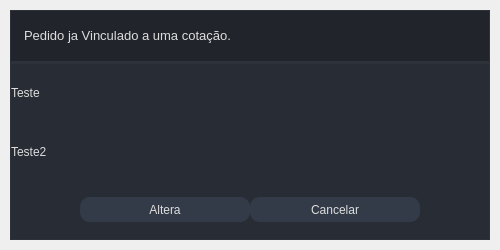
<?xml version="1.0" encoding="UTF-8"?>
<ui version="4.0">
 <author>Wanderson M. Pimenta</author>
 <class>MainWindow</class>
 <widget class="QMainWindow" name="MainWindow">
  <property name="geometry">
   <rect>
    <x>0</x>
    <y>0</y>
    <width>500</width>
    <height>250</height>
   </rect>
  </property>
  <property name="minimumSize">
   <size>
    <width>500</width>
    <height>250</height>
   </size>
  </property>
  <property name="maximumSize">
   <size>
    <width>500</width>
    <height>250</height>
   </size>
  </property>
  <property name="windowTitle">
   <string>MainWindow</string>
  </property>
  <widget class="QWidget" name="styleSheet">
   <property name="minimumSize">
    <size>
     <width>500</width>
     <height>250</height>
    </size>
   </property>
   <property name="maximumSize">
    <size>
     <width>500</width>
     <height>250</height>
    </size>
   </property>
   <property name="font">
    <font>
     <pointsize>10</pointsize>
     <italic>false</italic>
     <bold>false</bold>
    </font>
   </property>
   <property name="styleSheet">
    <string notr="true">/* /////////////////////////////////////////////////////////////////////////////////////////////////

SET APP STYLESHEET - FULL STYLES HERE
DARK THEME - DRACULA COLOR BASED

///////////////////////////////////////////////////////////////////////////////////////////////// */

QWidget{
	color: rgb(221, 221, 221);
	font: 10pt &quot;Segoe UI&quot;;
}

/* /////////////////////////////////////////////////////////////////////////////////////////////////
Tooltip */
QToolTip {
	color: #ffffff;
	background-color: rgba(33, 37, 43, 180);
	border: 1px solid rgb(44, 49, 58);
	background-image: none;
	background-position: left center;
    background-repeat: no-repeat;
	border: none;
	border-left: 2px solid rgb(255, 121, 198);
	text-align: left;
	padding-left: 8px;
	margin: 0px;
}

/* /////////////////////////////////////////////////////////////////////////////////////////////////
Bg App */
#bgApp {	
	background-color: rgb(40, 44, 52);
	border: 1px solid rgb(44, 49, 58);
}

/* /////////////////////////////////////////////////////////////////////////////////////////////////
Left Menu */
#leftMenuBg {	
	background-color: rgb(33, 37, 43);
}
#topLogo {
	background-color: rgb(33, 37, 43);
	background-image: url(:/images/images/images/PyDracula.png);
	background-position: centered;
	background-repeat: no-repeat;
}
#titleLeftApp { font: 63 12pt &quot;Segoe UI Semibold&quot;; }
#titleLeftDescription { font: 8pt &quot;Segoe UI&quot;; color: rgb(189, 147, 249); }

/* MENUS */
#topMenu .QPushButton {	
	background-position: left center;
    background-repeat: no-repeat;
	border: none;
	border-left: 22px solid transparent;
	background-color: transparent;
	text-align: left;
	padding-left: 44px;
}
#topMenu .QPushButton:hover {
	background-color: rgb(40, 44, 52);
}
#topMenu .QPushButton:pressed {	
	background-color: rgb(189, 147, 249);
	color: rgb(255, 255, 255);
}
#bottomMenu .QPushButton {	
	background-position: left center;
    background-repeat: no-repeat;
	border: none;
	border-left: 20px solid transparent;
	background-color:transparent;
	text-align: left;
	padding-left: 44px;
}
#bottomMenu .QPushButton:hover {
	background-color: rgb(40, 44, 52);
}
#bottomMenu .QPushButton:pressed {	
	background-color: rgb(189, 147, 249);
	color: rgb(255, 255, 255);
}
#leftMenuFrame{
	border-top: 3px solid rgb(44, 49, 58);
}

/* Toggle Button */
#toggleButton {
	background-position: left center;
    background-repeat: no-repeat;
	border: none;
	border-left: 20px solid transparent;
	background-color: rgb(37, 41, 48);
	text-align: left;
	padding-left: 44px;
	color: rgb(113, 126, 149);
}
#toggleButton:hover {
	background-color: rgb(40, 44, 52);
}
#toggleButton:pressed {
	background-color: rgb(189, 147, 249);
}

/* Title Menu */
#titleRightInfo { padding-left: 10px; }


/* /////////////////////////////////////////////////////////////////////////////////////////////////
Extra Tab */
#extraLeftBox {	
	background-color: rgb(44, 49, 58);
}
#extraTopBg{	
	background-color: rgb(189, 147, 249)
}

/* Icon */
#extraIcon {
	background-position: center;
	background-repeat: no-repeat;
	background-image: url(:/icons/images/icons/icon_settings.png);
}

/* Label */
#extraLabel { color: rgb(255, 255, 255); }

/* Btn Close */
#extraCloseColumnBtn { background-color: rgba(255, 255, 255, 0); border: none;  border-radius: 5px; }
#extraCloseColumnBtn:hover { background-color: rgb(196, 161, 249); border-style: solid; border-radius: 4px; }
#extraCloseColumnBtn:pressed { background-color: rgb(180, 141, 238); border-style: solid; border-radius: 4px; }

/* Extra Content */
#extraContent{
	border-top: 3px solid rgb(40, 44, 52);
}

/* Extra Top Menus */
#extraTopMenu .QPushButton {
background-position: left center;
    background-repeat: no-repeat;
	border: none;
	border-left: 22px solid transparent;
	background-color:transparent;
	text-align: left;
	padding-left: 44px;
}
#extraTopMenu .QPushButton:hover {
	background-color: rgb(40, 44, 52);
}
#extraTopMenu .QPushButton:pressed {	
	background-color: rgb(189, 147, 249);
	color: rgb(255, 255, 255);
}

/* /////////////////////////////////////////////////////////////////////////////////////////////////
Content App */
#contentTopBg{	
	background-color: rgb(33, 37, 43);
}
#contentBottom{
	border-top: 3px solid rgb(44, 49, 58);
}

/* Top Buttons */
#rightButtons .QPushButton { background-color: rgba(255, 255, 255, 0); border: none;  border-radius: 5px; }
#rightButtons .QPushButton:hover { background-color: rgb(44, 49, 57); border-style: solid; border-radius: 4px; }
#rightButtons .QPushButton:pressed { background-color: rgb(23, 26, 30); border-style: solid; border-radius: 4px; }

/* Theme Settings */
#extraRightBox { background-color: rgb(44, 49, 58); }
#themeSettingsTopDetail { background-color: rgb(189, 147, 249); }

/* Bottom Bar */
#bottomBar { background-color: rgb(44, 49, 58); }
#bottomBar QLabel { font-size: 11px; color: rgb(113, 126, 149); padding-left: 10px; padding-right: 10px; padding-bottom: 2px; }

/* CONTENT SETTINGS */
/* MENUS */
#contentSettings .QPushButton {	
	background-position: left center;
    background-repeat: no-repeat;
	border: none;
	border-left: 22px solid transparent;
	background-color:transparent;
	text-align: left;
	padding-left: 44px;
}
#contentSettings .QPushButton:hover {
	background-color: rgb(40, 44, 52);
}
#contentSettings .QPushButton:pressed {	
	background-color: rgb(189, 147, 249);
	color: rgb(255, 255, 255);
}

/* /////////////////////////////////////////////////////////////////////////////////////////////////
QTableWidget */
QTableWidget {	
	background-color: transparent;
	padding: 10px;
	border-radius: 5px;
	gridline-color: rgb(44, 49, 58);
	border-bottom: 1px solid rgb(44, 49, 60);
}
QTableWidget::item{
	border-color: rgb(44, 49, 60);
	padding-left: 5px;
	padding-right: 5px;
	gridline-color: rgb(44, 49, 60);
}
QTableWidget::item:selected{
	background-color: rgb(189, 147, 249);
}
QHeaderView::section{
	background-color: rgb(33, 37, 43);
	max-width: 30px;
	border: 1px solid rgb(44, 49, 58);
	border-style: none;
    border-bottom: 1px solid rgb(44, 49, 60);
    border-right: 1px solid rgb(44, 49, 60);
}
QTableWidget::horizontalHeader {	
	background-color: rgb(33, 37, 43);
}
QHeaderView::section:horizontal
{
    border: 1px solid rgb(33, 37, 43);
	background-color: rgb(33, 37, 43);
	padding: 3px;
	border-top-left-radius: 7px;
    border-top-right-radius: 7px;
}
QHeaderView::section:vertical
{
    border: 1px solid rgb(44, 49, 60);
}

/* /////////////////////////////////////////////////////////////////////////////////////////////////
LineEdit */
QLineEdit {
	background-color: rgb(33, 37, 43);
	border-radius: 5px;
	border: 2px solid rgb(33, 37, 43);
	padding-left: 10px;
	selection-color: rgb(255, 255, 255);
	selection-background-color: rgb(255, 121, 198);
}
QLineEdit:hover {
	border: 2px solid rgb(64, 71, 88);
}
QLineEdit:focus {
	border: 2px solid rgb(91, 101, 124);
}

/* /////////////////////////////////////////////////////////////////////////////////////////////////
PlainTextEdit */
QPlainTextEdit {
	background-color: rgb(27, 29, 35);
	border-radius: 5px;
	padding: 10px;
	selection-color: rgb(255, 255, 255);
	selection-background-color: rgb(255, 121, 198);
}
QPlainTextEdit  QScrollBar:vertical {
    width: 8px;
 }
QPlainTextEdit  QScrollBar:horizontal {
    height: 8px;
 }
QPlainTextEdit:hover {
	border: 2px solid rgb(64, 71, 88);
}
QPlainTextEdit:focus {
	border: 2px solid rgb(91, 101, 124);
}

/* /////////////////////////////////////////////////////////////////////////////////////////////////
ScrollBars */
QScrollBar:horizontal {
    border: none;
    background: rgb(52, 59, 72);
    height: 8px;
    margin: 0px 21px 0 21px;
	border-radius: 0px;
}
QScrollBar::handle:horizontal {
    background: rgb(189, 147, 249);
    min-width: 25px;
	border-radius: 4px
}
QScrollBar::add-line:horizontal {
    border: none;
    background: rgb(55, 63, 77);
    width: 20px;
	border-top-right-radius: 4px;
    border-bottom-right-radius: 4px;
    subcontrol-position: right;
    subcontrol-origin: margin;
}
QScrollBar::sub-line:horizontal {
    border: none;
    background: rgb(55, 63, 77);
    width: 20px;
	border-top-left-radius: 4px;
    border-bottom-left-radius: 4px;
    subcontrol-position: left;
    subcontrol-origin: margin;
}
QScrollBar::up-arrow:horizontal, QScrollBar::down-arrow:horizontal
{
     background: none;
}
QScrollBar::add-page:horizontal, QScrollBar::sub-page:horizontal
{
     background: none;
}
 QScrollBar:vertical {
	border: none;
    background: rgb(52, 59, 72);
    width: 8px;
    margin: 21px 0 21px 0;
	border-radius: 0px;
 }
 QScrollBar::handle:vertical {	
	background: rgb(189, 147, 249);
    min-height: 25px;
	border-radius: 4px
 }
 QScrollBar::add-line:vertical {
     border: none;
    background: rgb(55, 63, 77);
     height: 20px;
	border-bottom-left-radius: 4px;
    border-bottom-right-radius: 4px;
     subcontrol-position: bottom;
     subcontrol-origin: margin;
 }
 QScrollBar::sub-line:vertical {
	border: none;
    background: rgb(55, 63, 77);
     height: 20px;
	border-top-left-radius: 4px;
    border-top-right-radius: 4px;
     subcontrol-position: top;
     subcontrol-origin: margin;
 }
 QScrollBar::up-arrow:vertical, QScrollBar::down-arrow:vertical {
     background: none;
 }

 QScrollBar::add-page:vertical, QScrollBar::sub-page:vertical {
     background: none;
 }

/* /////////////////////////////////////////////////////////////////////////////////////////////////
CheckBox */
QCheckBox::indicator {
    border: 3px solid rgb(52, 59, 72);
	width: 15px;
	height: 15px;
	border-radius: 10px;
    background: rgb(44, 49, 60);
}
QCheckBox::indicator:hover {
    border: 3px solid rgb(58, 66, 81);
}
QCheckBox::indicator:checked {
    background: 3px solid rgb(52, 59, 72);
	border: 3px solid rgb(52, 59, 72);	
	background-image: url(:/icons/images/icons/cil-check-alt.png);
}

/* /////////////////////////////////////////////////////////////////////////////////////////////////
RadioButton */
QRadioButton::indicator {
    border: 3px solid rgb(52, 59, 72);
	width: 15px;
	height: 15px;
	border-radius: 10px;
    background: rgb(44, 49, 60);
}
QRadioButton::indicator:hover {
    border: 3px solid rgb(58, 66, 81);
}
QRadioButton::indicator:checked {
    background: 3px solid rgb(94, 106, 130);
	border: 3px solid rgb(52, 59, 72);	
}

/* /////////////////////////////////////////////////////////////////////////////////////////////////
ComboBox */
QComboBox{
	background-color: rgb(27, 29, 35);
	border-radius: 5px;
	border: 2px solid rgb(33, 37, 43);
	padding: 5px;
	padding-left: 10px;
}
QComboBox:hover{
	border: 2px solid rgb(64, 71, 88);
}
QComboBox::drop-down {
	subcontrol-origin: padding;
	subcontrol-position: top right;
	width: 25px; 
	border-left-width: 3px;
	border-left-color: rgba(39, 44, 54, 150);
	border-left-style: solid;
	border-top-right-radius: 3px;
	border-bottom-right-radius: 3px;	
	background-image: url(:/icons/images/icons/cil-arrow-bottom.png);
	background-position: center;
	background-repeat: no-reperat;
 }
QComboBox QAbstractItemView {
	color: rgb(255, 121, 198);	
	background-color: rgb(33, 37, 43);
	padding: 10px;
	selection-background-color: rgb(39, 44, 54);
}

/* /////////////////////////////////////////////////////////////////////////////////////////////////
Sliders */
QSlider::groove:horizontal {
    border-radius: 5px;
    height: 10px;
	margin: 0px;
	background-color: rgb(52, 59, 72);
}
QSlider::groove:horizontal:hover {
	background-color: rgb(55, 62, 76);
}
QSlider::handle:horizontal {
    background-color: rgb(189, 147, 249);
    border: none;
    height: 10px;
    width: 10px;
    margin: 0px;
	border-radius: 5px;
}
QSlider::handle:horizontal:hover {
    background-color: rgb(195, 155, 255);
}
QSlider::handle:horizontal:pressed {
    background-color: rgb(255, 121, 198);
}

QSlider::groove:vertical {
    border-radius: 5px;
    width: 10px;
    margin: 0px;
	background-color: rgb(52, 59, 72);
}
QSlider::groove:vertical:hover {
	background-color: rgb(55, 62, 76);
}
QSlider::handle:vertical {
    background-color: rgb(189, 147, 249);
	border: none;
    height: 10px;
    width: 10px;
    margin: 0px;
	border-radius: 5px;
}
QSlider::handle:vertical:hover {
    background-color: rgb(195, 155, 255);
}
QSlider::handle:vertical:pressed {
    background-color: rgb(255, 121, 198);
}

/* /////////////////////////////////////////////////////////////////////////////////////////////////
CommandLinkButton */
QCommandLinkButton {	
	color: rgb(255, 121, 198);
	border-radius: 5px;
	padding: 5px;
	color: rgb(255, 170, 255);
}
QCommandLinkButton:hover {	
	color: rgb(255, 170, 255);
	background-color: rgb(44, 49, 60);
}
QCommandLinkButton:pressed {	
	color: rgb(189, 147, 249);
	background-color: rgb(52, 58, 71);
}

/* /////////////////////////////////////////////////////////////////////////////////////////////////
Button */
#pagesContainer QPushButton {
	border: 2px solid rgb(52, 59, 72);
	border-radius: 5px;	
	background-color: rgb(52, 59, 72);
}
#pagesContainer QPushButton:hover {
	background-color: rgb(57, 65, 80);
	border: 2px solid rgb(61, 70, 86);
}
#pagesContainer QPushButton:pressed {	
	background-color: rgb(35, 40, 49);
	border: 2px solid rgb(43, 50, 61);
}

</string>
   </property>
   <layout class="QVBoxLayout" name="appMargins">
    <property name="spacing">
     <number>0</number>
    </property>
    <property name="leftMargin">
     <number>10</number>
    </property>
    <property name="topMargin">
     <number>10</number>
    </property>
    <property name="rightMargin">
     <number>10</number>
    </property>
    <property name="bottomMargin">
     <number>10</number>
    </property>
    <item>
     <widget class="QFrame" name="bgApp">
      <property name="styleSheet">
       <string notr="true"/>
      </property>
      <property name="frameShape">
       <enum>QFrame::NoFrame</enum>
      </property>
      <property name="frameShadow">
       <enum>QFrame::Raised</enum>
      </property>
      <layout class="QHBoxLayout" name="appLayout">
       <property name="spacing">
        <number>0</number>
       </property>
       <property name="leftMargin">
        <number>0</number>
       </property>
       <property name="topMargin">
        <number>0</number>
       </property>
       <property name="rightMargin">
        <number>0</number>
       </property>
       <property name="bottomMargin">
        <number>0</number>
       </property>
       <item>
        <widget class="QFrame" name="contentBox">
         <property name="frameShape">
          <enum>QFrame::NoFrame</enum>
         </property>
         <property name="frameShadow">
          <enum>QFrame::Raised</enum>
         </property>
         <layout class="QVBoxLayout" name="verticalLayout_2">
          <property name="spacing">
           <number>0</number>
          </property>
          <property name="leftMargin">
           <number>0</number>
          </property>
          <property name="topMargin">
           <number>0</number>
          </property>
          <property name="rightMargin">
           <number>0</number>
          </property>
          <property name="bottomMargin">
           <number>0</number>
          </property>
          <item>
           <widget class="QFrame" name="contentTopBg">
            <property name="minimumSize">
             <size>
              <width>0</width>
              <height>50</height>
             </size>
            </property>
            <property name="maximumSize">
             <size>
              <width>16777215</width>
              <height>50</height>
             </size>
            </property>
            <property name="frameShape">
             <enum>QFrame::NoFrame</enum>
            </property>
            <property name="frameShadow">
             <enum>QFrame::Raised</enum>
            </property>
            <layout class="QHBoxLayout" name="horizontalLayout">
             <property name="spacing">
              <number>0</number>
             </property>
             <property name="leftMargin">
              <number>0</number>
             </property>
             <property name="topMargin">
              <number>0</number>
             </property>
             <property name="rightMargin">
              <number>10</number>
             </property>
             <property name="bottomMargin">
              <number>0</number>
             </property>
             <item>
              <widget class="QFrame" name="leftBox">
               <property name="sizePolicy">
                <sizepolicy hsizetype="Expanding" vsizetype="Preferred">
                 <horstretch>0</horstretch>
                 <verstretch>0</verstretch>
                </sizepolicy>
               </property>
               <property name="frameShape">
                <enum>QFrame::NoFrame</enum>
               </property>
               <property name="frameShadow">
                <enum>QFrame::Raised</enum>
               </property>
               <layout class="QHBoxLayout" name="horizontalLayout_3">
                <property name="spacing">
                 <number>0</number>
                </property>
                <property name="leftMargin">
                 <number>0</number>
                </property>
                <property name="topMargin">
                 <number>0</number>
                </property>
                <property name="rightMargin">
                 <number>0</number>
                </property>
                <property name="bottomMargin">
                 <number>0</number>
                </property>
                <item>
                 <widget class="QLabel" name="titleRightInfo">
                  <property name="sizePolicy">
                   <sizepolicy hsizetype="Preferred" vsizetype="Expanding">
                    <horstretch>0</horstretch>
                    <verstretch>0</verstretch>
                   </sizepolicy>
                  </property>
                  <property name="maximumSize">
                   <size>
                    <width>16777215</width>
                    <height>45</height>
                   </size>
                  </property>
                  <property name="font">
                   <font>
                    <pointsize>10</pointsize>
                    <italic>false</italic>
                    <bold>false</bold>
                   </font>
                  </property>
                  <property name="text">
                   <string>Pedido ja Vinculado a uma cotação.</string>
                  </property>
                  <property name="alignment">
                   <set>Qt::AlignLeading|Qt::AlignLeft|Qt::AlignVCenter</set>
                  </property>
                 </widget>
                </item>
               </layout>
              </widget>
             </item>
             <item alignment="Qt::AlignRight">
              <widget class="QFrame" name="rightButtons">
               <property name="minimumSize">
                <size>
                 <width>0</width>
                 <height>28</height>
                </size>
               </property>
               <property name="frameShape">
                <enum>QFrame::NoFrame</enum>
               </property>
               <property name="frameShadow">
                <enum>QFrame::Raised</enum>
               </property>
               <layout class="QHBoxLayout" name="horizontalLayout_2">
                <property name="spacing">
                 <number>5</number>
                </property>
                <property name="leftMargin">
                 <number>0</number>
                </property>
                <property name="topMargin">
                 <number>0</number>
                </property>
                <property name="rightMargin">
                 <number>0</number>
                </property>
                <property name="bottomMargin">
                 <number>0</number>
                </property>
                <item>
                 <widget class="QPushButton" name="closeAppBtn">
                  <property name="minimumSize">
                   <size>
                    <width>28</width>
                    <height>28</height>
                   </size>
                  </property>
                  <property name="maximumSize">
                   <size>
                    <width>28</width>
                    <height>28</height>
                   </size>
                  </property>
                  <property name="cursor">
                   <cursorShape>PointingHandCursor</cursorShape>
                  </property>
                  <property name="toolTip">
                   <string>Close</string>
                  </property>
                  <property name="text">
                   <string/>
                  </property>
                  <property name="icon">
                   <iconset>
                    <normaloff>:/icons/images/icons/icon_close.png</normaloff>:/icons/images/icons/icon_close.png</iconset>
                  </property>
                  <property name="iconSize">
                   <size>
                    <width>20</width>
                    <height>20</height>
                   </size>
                  </property>
                 </widget>
                </item>
               </layout>
              </widget>
             </item>
            </layout>
           </widget>
          </item>
          <item>
           <widget class="QFrame" name="contentBottom">
            <property name="frameShape">
             <enum>QFrame::NoFrame</enum>
            </property>
            <property name="frameShadow">
             <enum>QFrame::Raised</enum>
            </property>
            <layout class="QVBoxLayout" name="verticalLayout_6">
             <property name="spacing">
              <number>0</number>
             </property>
             <property name="leftMargin">
              <number>0</number>
             </property>
             <property name="topMargin">
              <number>0</number>
             </property>
             <property name="rightMargin">
              <number>0</number>
             </property>
             <property name="bottomMargin">
              <number>0</number>
             </property>
             <item>
              <widget class="QLabel" name="label_2">
               <property name="text">
                <string>Teste</string>
               </property>
              </widget>
             </item>
             <item>
              <widget class="QLabel" name="label">
               <property name="text">
                <string>Teste2</string>
               </property>
              </widget>
             </item>
             <item>
              <widget class="QFrame" name="content">
               <property name="frameShape">
                <enum>QFrame::NoFrame</enum>
               </property>
               <property name="frameShadow">
                <enum>QFrame::Raised</enum>
               </property>
               <layout class="QHBoxLayout" name="horizontalLayout_4">
                <property name="spacing">
                 <number>0</number>
                </property>
                <property name="leftMargin">
                 <number>0</number>
                </property>
                <property name="topMargin">
                 <number>0</number>
                </property>
                <property name="rightMargin">
                 <number>0</number>
                </property>
                <property name="bottomMargin">
                 <number>0</number>
                </property>
                <item>
                 <layout class="QHBoxLayout" name="horizontalLayout_5">
                  <item>
                   <widget class="QPushButton" name="pushButton">
                    <property name="maximumSize">
                     <size>
                      <width>170</width>
                      <height>16777215</height>
                     </size>
                    </property>
                    <property name="styleSheet">
                     <string notr="true">background-color: rgb(52, 59, 72);
border-radius: 10px;
height:25 px;</string>
                    </property>
                    <property name="text">
                     <string>Altera</string>
                    </property>
                   </widget>
                  </item>
                  <item>
                   <widget class="QPushButton" name="pushButton_2">
                    <property name="maximumSize">
                     <size>
                      <width>170</width>
                      <height>16777215</height>
                     </size>
                    </property>
                    <property name="styleSheet">
                     <string notr="true">background-color: rgb(52, 59, 72);
border-radius: 10px;
height:25 px;</string>
                    </property>
                    <property name="text">
                     <string>Cancelar</string>
                    </property>
                   </widget>
                  </item>
                 </layout>
                </item>
               </layout>
              </widget>
             </item>
            </layout>
           </widget>
          </item>
         </layout>
        </widget>
       </item>
      </layout>
     </widget>
    </item>
   </layout>
  </widget>
 </widget>
 <resources>
  <include location="resources.qrc"/>
 </resources>
 <connections/>
</ui>
